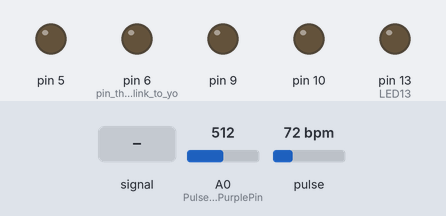
Bench run of a sketch on a simulated Arduino Uno, built with avr-gcc and run on an emulated ATmega328P. On the bench: output pins drawn as LEDs (lit = HIGH). Dashed ring = blinking. The inputs (shaded band) are chosen by the test bench; at power-on: pulse 72 bpm, A0 (PulseSensorPurplePin) = 512. Random numbers use the default seed unless the sketch sets one; what the sketch prints to the serial monitor is not drawn.

Above: at 1.2 s.
1.3 s: A0 (PulseSensorPurplePin) fed a 200 Hz sine of ±81 counts around its level
At 1.5 s:
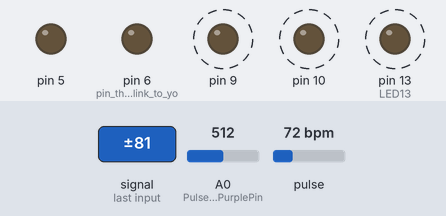
4.3 s: pulse set to 42 bpm
At 5.72 s:
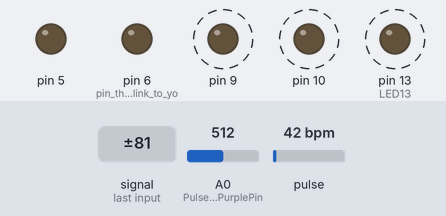
7.3 s: A0 (PulseSensorPurplePin) set to 560
At 7.65 s:
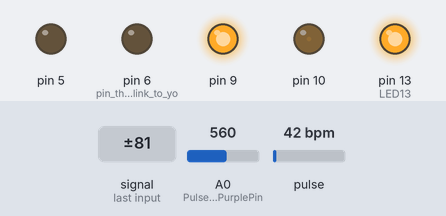
10.3 s: A0 (PulseSensorPurplePin) fed a 1000 Hz sine of ±255 counts around its level
13.3 s: A0 (PulseSensorPurplePin) fed a 2 Hz sine of ±306 counts around its level
At 14.17 s:
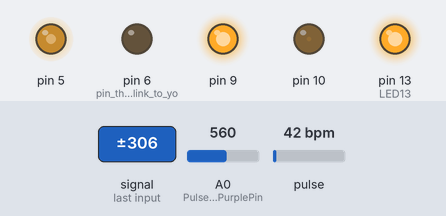
16.3 s: A0 (PulseSensorPurplePin) set to 716
Timing chart, 0 to 23.5 s (numbered marks = the images above; inputs shaded):
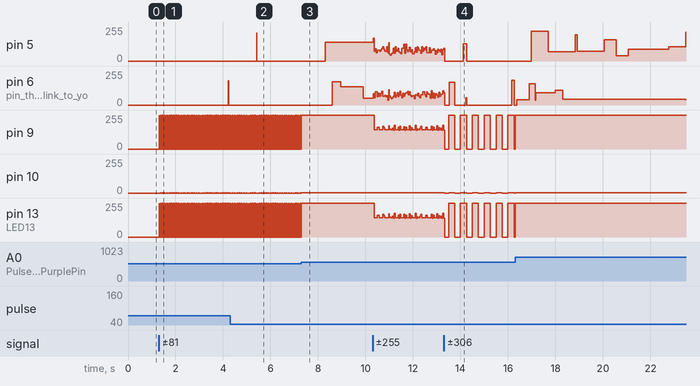

Measured:
- after the input at 1.3 s, pin 6 (pin_that_will_blink_to_yo): 0/255 → 183/255 after 2.9 s, → 0/255 0.02 s later; pin 9, pin 13 (LED13): alternates 255/255 for 0.02 s and 0/255 for 0.04 s, starting at once; pin 10: alternates 1/255 for 0.02 s and 0/255 for 0.04 s, starting at once
- after the input at 4.3 s, pin 5: 0/255 → 211/255 after 1.1 s, → 0/255 0.01 s later
- after the input at 13.3 s, pin 10: 1/255 → 0/255 at once, then repeats every 0.50 s: 1/255 0.26 s, 0/255 0.24 s

The sketch:

FishTest.ino
```cpp
#define USE_ARDUINO_INTERRUPTS true    // Set-up low-level interrupts for most acurate BPM math.
#include <PulseSensorPlayground.h>     // Includes the PulseSensorPlayground Library.

//  Variables
int PulseSensorPurplePin = 0;        // Pulse Sensor PURPLE WIRE connected to ANALOG PIN 0
int LED13 = 13;   //  The on-board Arduion LED


int Signal;                // holds the incoming raw data. Signal value can range from 0-1024
int Threshold = 550;            // Determine which Signal to "count as a beat", and which to ingore.

float offSet1 = 0;
float offSet2 = 50;
float offSet3 = 180;

PulseSensorPlayground pulseSensor;  // Creates an instance of the PulseSensorPlayground object called "pulseSensor"

// The SetUp Function:
void setup() {
  pinMode(6, OUTPUT);        // pin that will blink to your heartbeat!
  pulseSensor.blinkOnPulse(LED13);
  pinMode(LED13, OUTPUT);        // pin that will blink to your heartbeat!
  Serial.begin(9600);         // Set's up Serial Communication at certain speed.
  pulseSensor.analogInput(0);
  pulseSensor.setThreshold(Threshold);
  if (pulseSensor.begin()) {
    Serial.println("We created a pulseSensor Object !");  //This prints one time at Arduino power-up,  or on Arduino reset.
  }
}

// The Main Loop Function
void loop() {

  Signal = analogRead(PulseSensorPurplePin);  // Read the PulseSensor's value.
  // Assign this value to the "Signal" variable.

  Serial.println(Signal);                    // Send the Signal value to Serial Plotter.
  int myBPM = pulseSensor.getBeatsPerMinute();
  if (myBPM > 30) {
    if (Signal > Threshold) {
      analogWrite(5, int(random(800, 1000)));
      analogWrite(6, int(random(800, 1000)));
      analogWrite(9, int(random(800, 1000)));
      analogWrite(10, HIGH);
      digitalWrite(LED13, HIGH);


      //  if (pulseSensor.sawStartOfBeat()) {            // Constantly test to see if "a beat happened".
      //                      // Print the value inside of myBPM.
      //    digitalWrite(6, HIGH);
      //
      //     digitalWrite(LED13,HIGH);
    } else {
      analogWrite(5, 0);
      analogWrite(6, 0);
      analogWrite(9, 0);
      analogWrite(10, LOW);
      digitalWrite(LED13, LOW);               //  Else, the sigal must be below "550", so "turn-off" this LED.
    }
  } else {
    analogWrite(5, 0);
    analogWrite(6, 0);
    analogWrite(9, 0);
    analogWrite(10, LOW);
    digitalWrite(LED13, LOW);               //  Else, the sigal must be below "550", so "turn-off" this LED.
  }

  delay(5);


}
```
